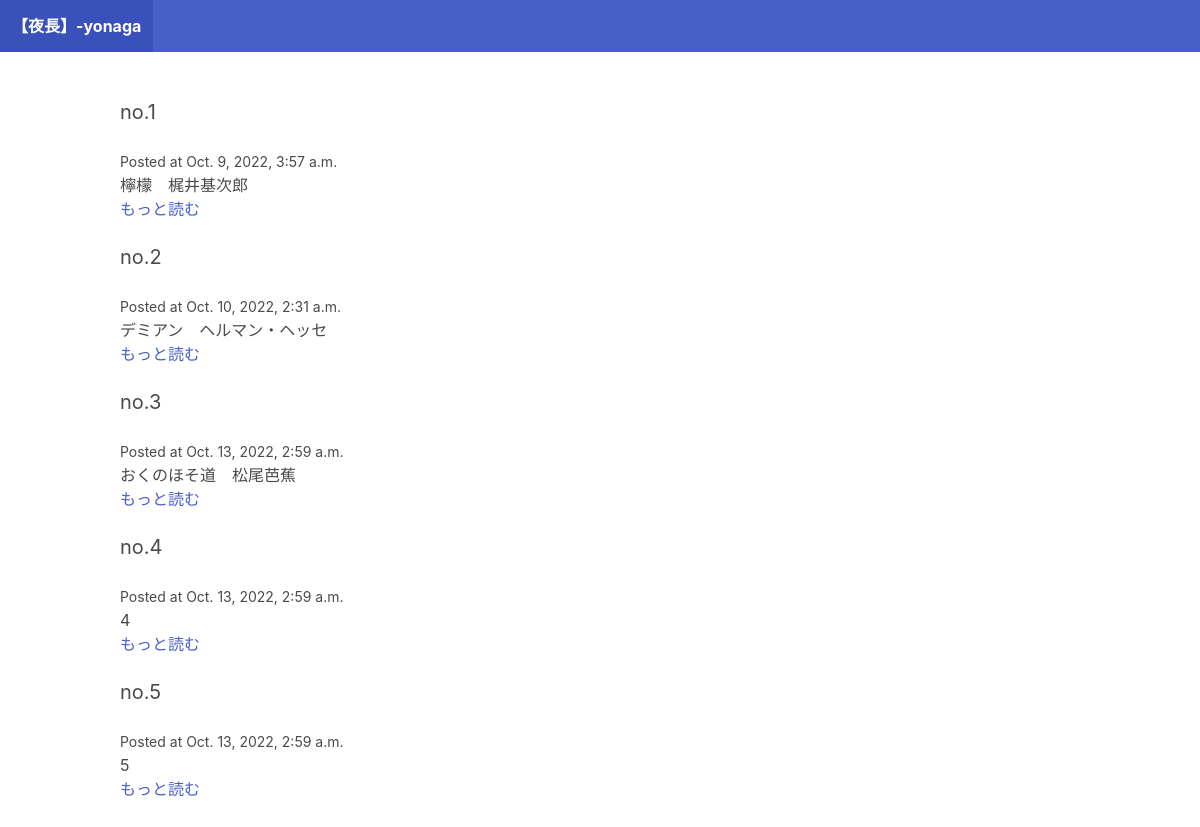
The page / on the database its author committed.
### blog/models.py (models this page shows)
class Post(models.Model):
    title = models.CharField(max_length=255)
    slug = models.SlugField()
    intro = models.TextField()
    body = models.TextField()
    posted_date = models.DateTimeField(auto_now_add=True)

### blog/views.py (the view)
# urls.py: path("",frontpage),
def frontpage(request):
    posts = Post.objects.all()
    return render(request,"blog/frontpage.html",{"posts":posts})

### blog/templates/blog/frontpage.html (shortened to what this page needs)
<!DOCTYPE html>
<html lang="en">
<head>
</head>
<body>
</body>
</html>
{% extends "blog/base.html" %}
{% block content %}
{% for post in posts %}
<div class="post block">
    <h2 class="subtitle">{{post.title}}</h2>
    <small>Posted at {{post.posted_date}}</small>
    <p>{{post.intro}}</p>
    <a href="{% url 'post_detail' post.slug %}">もっと読む</a>
</div>
{% endfor %} {% endblock %}

### rows shown on the page
Post: title "no.1", posted_date "Oct. 9, 2022, 3:57 a.m.", intro "檸檬 梶井基次郎"
Post: title "no.2", posted_date "Oct. 10, 2022, 2:31 a.m.", intro "デミアン ヘルマン・ヘッセ"
Post: title "no.3", posted_date "Oct. 13, 2022, 2:59 a.m.", intro "おくのほそ道 松尾芭蕉"
Post: title "no.4", posted_date "Oct. 13, 2022, 2:59 a.m.", intro "4"
Post: title "no.5", posted_date "Oct. 13, 2022, 2:59 a.m.", intro "5"
